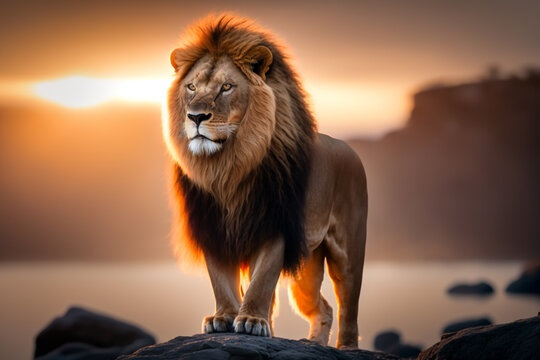
#> input picture decrypted_lion.jpg, 540 x 360 px
$ python encrypt.py
#> lines starting #> are read from the running program, lines starting #| are printed output that depends on the picture
### decrypt.py
import sys
import numpy as np
import cv2 as cv
np.set_printoptions(threshold=sys.maxsize)


def rotate_col(block, col, shifts=1, clock=1):
    block[:, col] = np.roll(block[:, col], clock*shifts)
    return block

def rotate_row(block, row, shifts=1, clock=1):
    block[row, :] = np.roll(block[row, :], clock*shifts)
    return block

def rotate_front(block, shifts=1, clock=-1):
    return np.rot90(block, k=clock*shifts)


def scramble_helper(block, num, op):
    n, m, _ = block.shape
    match op:
        case "L":
            return rotate_col(block, num)
        case "R":
            return rotate_col(block, m - num - 1)
        case "U":
            return rotate_row(block, num)
        case "D":
            return rotate_row(block, n - num - 1)
        case "L'":
            return rotate_col(block, num, clock=-1)
        case "R'":
            return rotate_col(block, m - num - 1, clock=-1)
        case "U'":
            return rotate_row(block, num, clock=-1)
        case "D'":
            return rotate_row(block, n - num - 1, clock=-1)
        case "L2":
            return rotate_col(block, num, shifts=2)
        case "R2":
            return rotate_col(block, m - num - 1, shifts=2)
        case "U2":
            return rotate_row(block, num, shifts=2)
        case "D2":
            return rotate_row(block, n - num - 1, shifts=2)
        case "F2":
            return rotate_front(block, shifts=2)
        case "L2'":
            return rotate_col(block, num, shifts=2, clock=-1)
        case "R2'":
            return rotate_col(block, m - num - 1, shifts=2, clock=-1)
        case "U2'":
            return rotate_row(block, num, shifts=2, clock=-1)
        case "D2'":
            return rotate_row(block, n - num - 1, shifts=2, clock=-1)
        case "F2'":
            return rotate_front(block, shifts=2, clock=1)
        case "F":
            return rotate_front(block)
        case "F'":
            return rotate_front(block, shifts=1, clock=1)
        case _:
            return block


def scrambling_seq(k1, k2):
    seq = []
    n = len(k1)
    div = 4
    for i in range(0, n, div):
        num = int(k1[i:i+div], base=2)
        row, col = int(k2[i:i+2], 2), int(k2[i+2:i+div], base=2)
        seq.append([num, row, col])
    return seq

def scramble_img(enc_matrix, seq, block, block_size):
    n, m, _ = block.shape
    if n % block_size != 0 or m  % block_size != 0:
        return block
    for op in seq:
        block = scramble_helper(block, op[0], enc_matrix[op[1]][op[2]])
    return block

def update_keys(k1, k2, flip_bit):
    # print(flip_bit)
    n = len(k1)
    uk1, uk2 = k1[1:]+k1[0], k2[1:]+k2[0]
    uk1 = ''.join(str(int(uk1[i]) ^ int(k2[i])) for i in range(n))
    uk2 = ''.join(str(int(uk2[i]) ^ int(k1[i])) for i in range(n))
    uk1_list = list(uk1)
    uk2_list = list(uk2)
    uk1_list[flip_bit] = '1' if uk1_list[flip_bit] == '0' else '0'
    uk2_list[flip_bit] = '1' if uk2_list[flip_bit] == '0' else '0'
    uk1 = ''.join(uk1_list)
    uk2 = ''.join(uk2_list)

    return uk1, uk2

def key_reduction(k1, k2):
    n = len(k1)
    new_k1, new_k2 = "", ""
    for i in range(n):
        if i % 4 == 3: continue
        new_k1 += k1[i]
        new_k2 += k2[i]
    return new_k1, new_k2

import numpy as np

def frame_rotation_seq(k1, k2, frame_count):
    keylen = len(k1)
    rot_nums, offsets = [], []
    for i in range(frame_count):
        idx = (i * 4) % keylen
        rot_num = int(k1[idx] + k2[(idx + 3) % keylen], 2)
        offset = int(k1[(idx+1) % keylen: (idx+4) % keylen] + k2[idx: (idx+3) % keylen], 2)
        rot_nums.append(rot_num)
        offsets.append(offset)
    return rot_nums, offsets

def frame_rotation(img, k1, k2):
    n, m, _ = img.shape
    keylen = len(k1)

    row, col = 0, 0
    while row < n // 2 and col < m // 2:
        # Extract frame edges
        top = img[row, col:m-col]                # Top edge
        right = img[row+1:n-row, m-col-1]        # Right edge
        bottom = img[n-row-1, col:m-col-1][::-1]   # Bottom edge
        left = img[row+1:n-row-1, col][::-1]       # Left edge
        tlen, rlen, blen, llen = top.shape[0], right.shape[0], bottom.shape[0], left.shape[0]
        bp = np.concatenate((top, right, bottom, left))
        k1, k2 = update_keys(k1, k2, (row % keylen))
        rot_nums, offsets = frame_rotation_seq(k1, k2, 3)  # 3 = R, G, B
        b, g, r = bp[:, 0], bp[:, 1], bp[:, 2]
        for bitplane, idx in zip((b, g, r), [0, 1, 2]):
            bitplane = np.roll(bitplane, (rot_nums[idx] * n * m + offsets[idx]) * -1)
            bp[:, idx] = bitplane

        img[row, col:m-col] = bp[0:tlen]
        img[row+1:n-row, m-col-1] = bp[tlen:tlen + rlen]
        img[n-row-1, col:m-col-1][::-1] = bp[tlen + rlen:tlen + rlen + blen]
        img[row+1:n-row-1, col][::-1] = bp[tlen + rlen + blen:tlen + rlen + blen + llen]
        row += 1
        col += 1

    return img

def shuffle(img):
    lookup = np.array([int(f"{i:08b}"[::-1], 2) for i in range(256)], dtype=np.uint8)
    # Apply lookup table to all pixels (vectorized operation)
    return lookup[img]

def bitplane_shuffling(img, k1, k2):
    img = shuffle(img)
    k1, k2 = key_reduction(k1, k2)
    return frame_rotation(img, k1, k2)

def decrypt(img):
    blocks = [16, 32, 64]
    dec_matrix = [["L'", "R'", "U'", "D'"],
                ["F'", "L", "R", "U"],
                ["D", "F", "L2'", "R2'"],
                ["U2'", "D2'", "F2'", "L'"]]
    rows, cols, _ = img.shape
    k1="01010100011010000110000101110100011100110010000001101101011110010010000001001011011101010110111001100111001000000100011001110101"
    k2="11100010001100101111110011110001100100010001001010010001100010001011000101011001111001001110011011010110011110011010001010010011"
    img = bitplane_shuffling(img, k1, k2)
    for block_size in blocks[::-1]:
        newk1, newk2 = k1, k2
        for i in range(0, rows, block_size):
            newk1, newk2 = update_keys(newk1, newk2, i // block_size)
            seq = scrambling_seq(newk1, newk2)[::-1]
            for j in range(0, cols, block_size):
                img[i:i+block_size, j:j+block_size] = scramble_img(dec_matrix, seq, img[i:i+block_size, j:j+block_size], block_size)
    return img

### encrypt.py
import sys
import numpy as np
import cv2 as cv
np.set_printoptions(threshold=sys.maxsize)
from decrypt import decrypt


def rotate_col(block, col, shifts=1, clock=1):
    block[:, col] = np.roll(block[:, col], clock*shifts)
    return block

def rotate_row(block, row, shifts=1, clock=1):
    block[row, :] = np.roll(block[row, :], clock*shifts)
    return block

def rotate_front(block, shifts=1, clock=-1):
    return np.rot90(block, k=clock*shifts)


def scramble_helper(block, num, op):
    n, m, _ = block.shape
    match op:
        case "L":
            return rotate_col(block, num)
        case "R":
            return rotate_col(block, m - num - 1)
        case "U":
            return rotate_row(block, num)
        case "D":
            return rotate_row(block, n - num - 1)
        case "L'":
            return rotate_col(block, num, clock=-1)
        case "R'":
            return rotate_col(block, m - num - 1, clock=-1)
        case "U'":
            return rotate_row(block, num, clock=-1)
        case "D'":
            return rotate_row(block, n - num - 1, clock=-1)
        case "L2":
            return rotate_col(block, num, shifts=2)
        case "R2":
            return rotate_col(block, m - num - 1, shifts=2)
        case "U2":
            return rotate_row(block, num, 2)
        case "D2":
            return rotate_row(block, n - num - 1, 2)
        case "F2":
            return rotate_front(block, shifts=2)
        case "F":
            return rotate_front(block)
        case "F'":
            return rotate_front(block, 1, clock=1)
        case _:
            return block


def scrambling_seq(k1, k2):
    seq = []
    n = len(k1)
    div = 4
    for i in range(0, n, div):
        num = int(k1[i:i+div], base=2)
        row, col = int(k2[i:i+2], 2), int(k2[i+2:i+div], base=2)
        seq.append([num, row, col])
    return seq

def scramble_img(enc_matrix, seq, block, block_size):
    n, m, _ = block.shape
    if n % block_size != 0 or m  % block_size != 0:
        return block
    for op in seq:
        block = scramble_helper(block, op[0], enc_matrix[op[1]][op[2]])

    return block

def update_keys(k1, k2, flip_bit):
    # print(flip_bit)
    n = len(k1)
    uk1, uk2 = k1[1:]+k1[0], k2[1:]+k2[0]
    uk1 = ''.join(str(int(uk1[i]) ^ int(k2[i])) for i in range(n))
    uk2 = ''.join(str(int(uk2[i]) ^ int(k1[i])) for i in range(n))
    uk1_list = list(uk1)
    uk2_list = list(uk2)
    uk1_list[flip_bit] = '1' if uk1_list[flip_bit] == '0' else '0'
    uk2_list[flip_bit] = '1' if uk2_list[flip_bit] == '0' else '0'
    uk1 = ''.join(uk1_list)
    uk2 = ''.join(uk2_list)

    return uk1, uk2

def key_reduction(k1, k2):
    n = len(k1)
    new_k1, new_k2 = "", ""
    for i in range(n):
        if i % 4 == 3: continue
        new_k1 += k1[i]
        new_k2 += k2[i]
    return new_k1, new_k2


def frame_rotation_seq(k1, k2, frame_count):
    keylen = len(k1)
    rot_nums, offsets = [], []
    for i in range(frame_count):
        idx = (i * 4) % keylen
        rot_num = int(k1[idx] + k2[(idx + 3) % keylen], 2)
        offset = int(k1[(idx+1) % keylen: (idx+4) % keylen] + k2[idx: (idx+3) % keylen], 2)
        rot_nums.append(rot_num)
        offsets.append(offset)
    return rot_nums, offsets

def frame_rotation(img, k1, k2):
    n, m, _ = img.shape
    keylen = len(k1)

    row, col = 0, 0
    while row < n // 2 and col < m // 2:
        # Extract frame edges
        top = img[row, col:m-col]                # Top edge
        right = img[row+1:n-row, m-col-1]        # Right edge
        bottom = img[n-row-1, col:m-col-1][::-1]   # Bottom edge
        left = img[row+1:n-row-1, col][::-1]       # Left edge
        tlen, rlen, blen, llen = top.shape[0], right.shape[0], bottom.shape[0], left.shape[0]
        bp = np.concatenate((top, right, bottom, left))
        k1, k2 = update_keys(k1, k2, (row % keylen))
        rot_nums, offsets = frame_rotation_seq(k1, k2, 3)  # 3 = R, G, B
        b, g, r = bp[:, 0], bp[:, 1], bp[:, 2]
        for bitplane, idx in zip((b, g, r), [0, 1, 2]):
            bitplane = np.roll(bitplane, rot_nums[idx] * n * m + offsets[idx])
            bp[:, idx] = bitplane

        img[row, col:m-col] = bp[0:tlen]
        img[row+1:n-row, m-col-1] = bp[tlen:tlen + rlen]
        img[n-row-1, col:m-col-1][::-1] = bp[tlen + rlen:tlen + rlen + blen]
        img[row+1:n-row-1, col][::-1] = bp[tlen + rlen + blen:tlen + rlen + blen + llen]
        row += 1
        col += 1

    return img

def shuffle(img):
    lookup = np.array([int(f"{i:08b}"[::-1], 2) for i in range(256)], dtype=np.uint8)

    # Apply lookup table to all pixels (vectorized operation)
    return lookup[img]

def bitplane_shuffling(img, k1, k2):
    k1, k2 = key_reduction(k1, k2)
    img = frame_rotation(img, k1, k2)
    img = shuffle(img)
    return img

blocks = [16, 32, 64]
enc_matrix = [['L', 'R', 'U', 'D'],
              ['F', "L'", "R'", "U'"],
              ["D'", "F'", 'L2', 'R2'],
              ['U2', 'D2', 'F2', "L"]]

import matplotlib.pyplot as plt

img_name = input("Image Path: ")
#> the answer given: decrypted_lion.jpg
img = cv.imread(img_name)
#> img is the input picture: shape (360, 540, 3); mean B, G, R 76.8, 100.6, 137.7
original_img = np.copy(img)
rows, cols, _ = img.shape
#> rows = 360; cols = 540
k1="01010100011010000110000101110100011100110010000001101101011110010010000001001011011101010110111001100111001000000100011001110101"
k2="11100010001100101111110011110001100100010001001010010001100010001011000101011001111001001110011011010110011110011010001010010011"
for block_size in blocks:
    newk1, newk2 = k1, k2
    for i in range(0, rows, block_size):
        newk1, newk2 = update_keys(newk1, newk2, i // block_size)
        seq = scrambling_seq(newk1, newk2)
        for j in range(0, cols, block_size):
            img[i:i+block_size, j:j+block_size] = scramble_img(enc_matrix, seq, img[i:i+block_size, j:j+block_size], block_size)
#> this loop made 3 passes
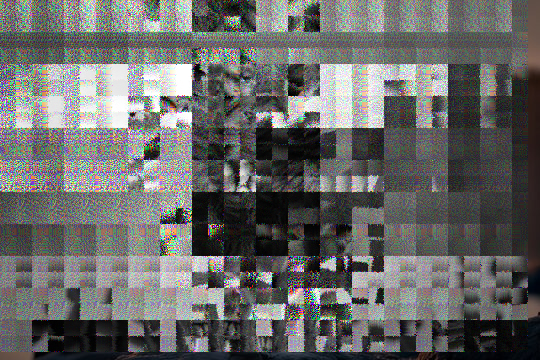
#> img: shape (360, 540, 3); mean B, G, R 104.1, 105.8, 105.3

img = bitplane_shuffling(img, k1, k2)
#> after the loop in frame_rotation, `while row < n // 2 and col < m // 2:`:
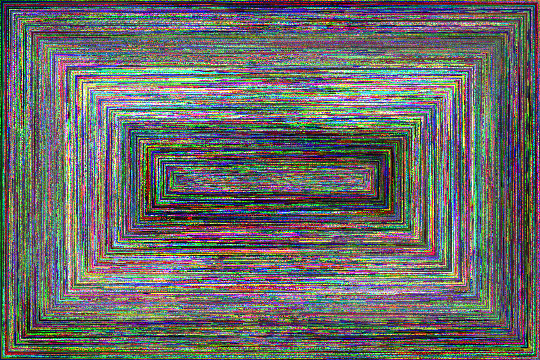
#> img: shape (360, 540, 3); mean B, G, R 104.1, 105.8, 105.3
#> in shuffle, `return lookup[img]`:
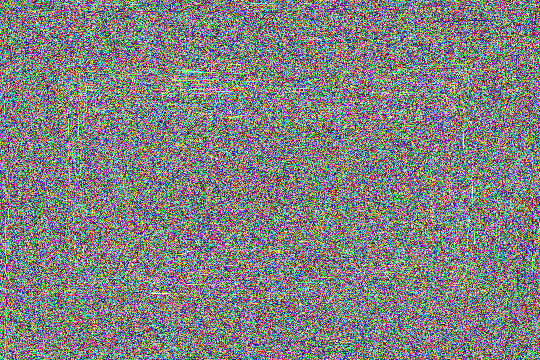
#> returned value: shape (360, 540, 3); mean of channels 0, 1, 2 128.6, 128.7, 128.5; drawn as B, G, R
encrypted_img = cv.imwrite(f"encrypted_{img_name.split('.')[0]}.png", img)
print(encrypted_img)
#| True


if encrypted_img:
    print("Encrypted")
else:
    print("Failed to Encrypt")
    exit(0)

encrypted_img = cv.imread(f"encrypted_{img_name.split('.')[0]}.png")
decrypted_img = decrypt(encrypted_img)
print((decrypted_img==original_img).all())
#| True
decrypted_imgw = cv.imwrite(f"decrypted_{img_name.split('.')[0]}.png", decrypted_img)
if decrypted_imgw:
    print("Decrypted")
else:
    print("Failed to Decrypt")
    exit(0)

# plt.figure(figsize=(10, 10))
diff_img = cv.imwrite(f"{img_name.split('.')[0]}_diff_img.png", cv.absdiff(original_img, decrypted_img))


plt.figure(figsize=(20, 10))

for idx, imgname in enumerate(((f"{img_name}", 'Original'), \
    (f"encrypted_{img_name.split('.')[0]}.png", 'Encrypted'), \
        (f"decrypted_{img_name.split('.')[0]}.png", 'Decrypted'), \
            (f"{img_name.split('.')[0]}_diff_img.png", 'Difference (Original - Decrypted)'))):
    imgread = cv.imread(imgname[0])
    plt.subplot(2, 2, idx + 1)
    plt.imshow(cv.cvtColor(imgread, cv.COLOR_BGR2RGB))
    plt.title(imgname[1])
    plt.axis("off")


plt.figure(figsize=(12, 9))

for i, col in enumerate(('b', 'g', 'r')):
    hist_original = cv.calcHist([original_img], [i], None, [256], [0, 256])
    hist_encrypted = cv.calcHist([encrypted_img], [i], None, [256], [0, 256])
    hist_decrypted = cv.calcHist([decrypted_img], [i], None, [256], [0, 256])

    plt.subplot(3, 3, i * 3 + 1)
    plt.plot(hist_original, color=col, linestyle='-')
    plt.title(f"{col.upper()} Channel - Original")
    plt.xlabel("Pixel Intensity (0-255)")
    plt.ylabel("Frequency")
    plt.legend(["Original"])

    plt.subplot(3, 3, i * 3 + 2)
    plt.plot(hist_encrypted, color=col, linestyle='-')
    plt.title(f"{col.upper()} Channel - Encrypted")
    plt.xlabel("Pixel Intensity (0-255)")
    plt.ylabel("Frequency")
    plt.legend(["Encrypted"])

    plt.subplot(3, 3, i * 3 + 3)
    plt.plot(hist_decrypted, color=col, linestyle='-')
    plt.title(f"{col.upper()} Channel - Decrypted")
    plt.xlabel("Pixel Intensity (0-255)")
    plt.ylabel("Frequency")
    plt.legend(["Decrypted"])


plt.tight_layout()
plt.show()
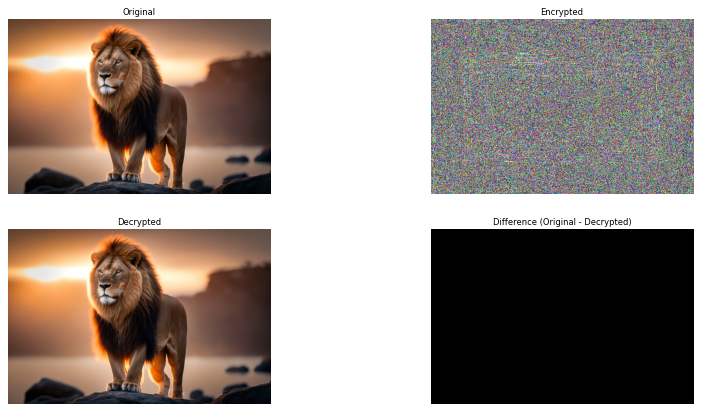
#> figure drawn by matplotlib, 4 panels
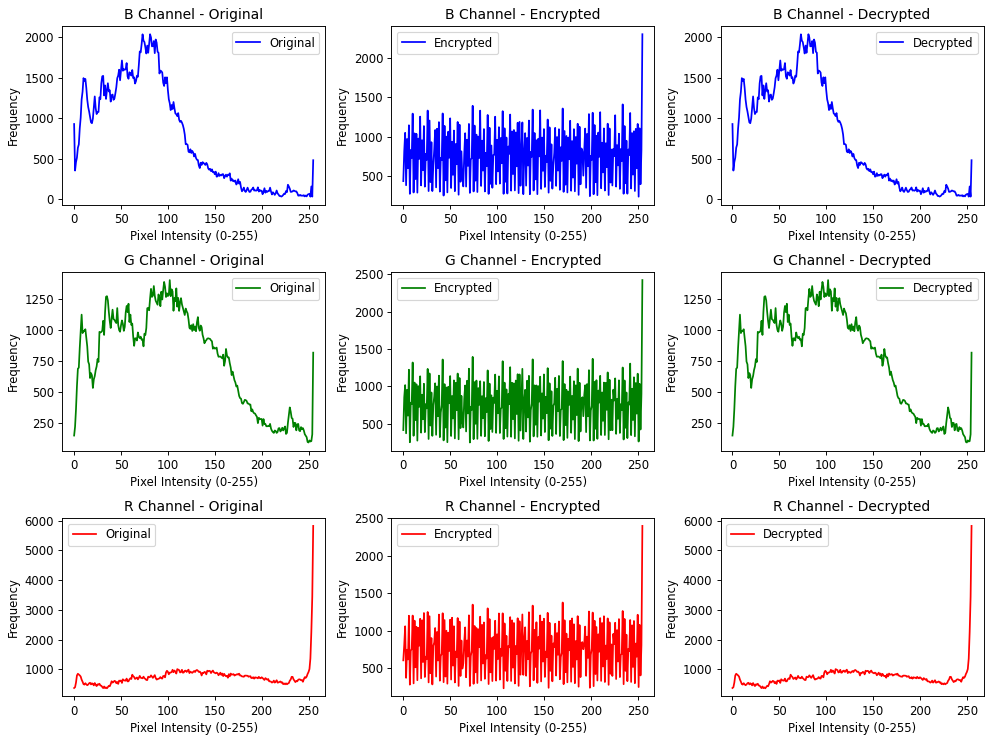
#> figure drawn by matplotlib, 9 panels; panel 1: curve peaks at x = 81, y = 2040; panel 2: curve peaks at x = 255, y = 2299; panel 3: curve peaks at x = 81, y = 2040; panel 4: curve peaks at x = 102, y = 1402
